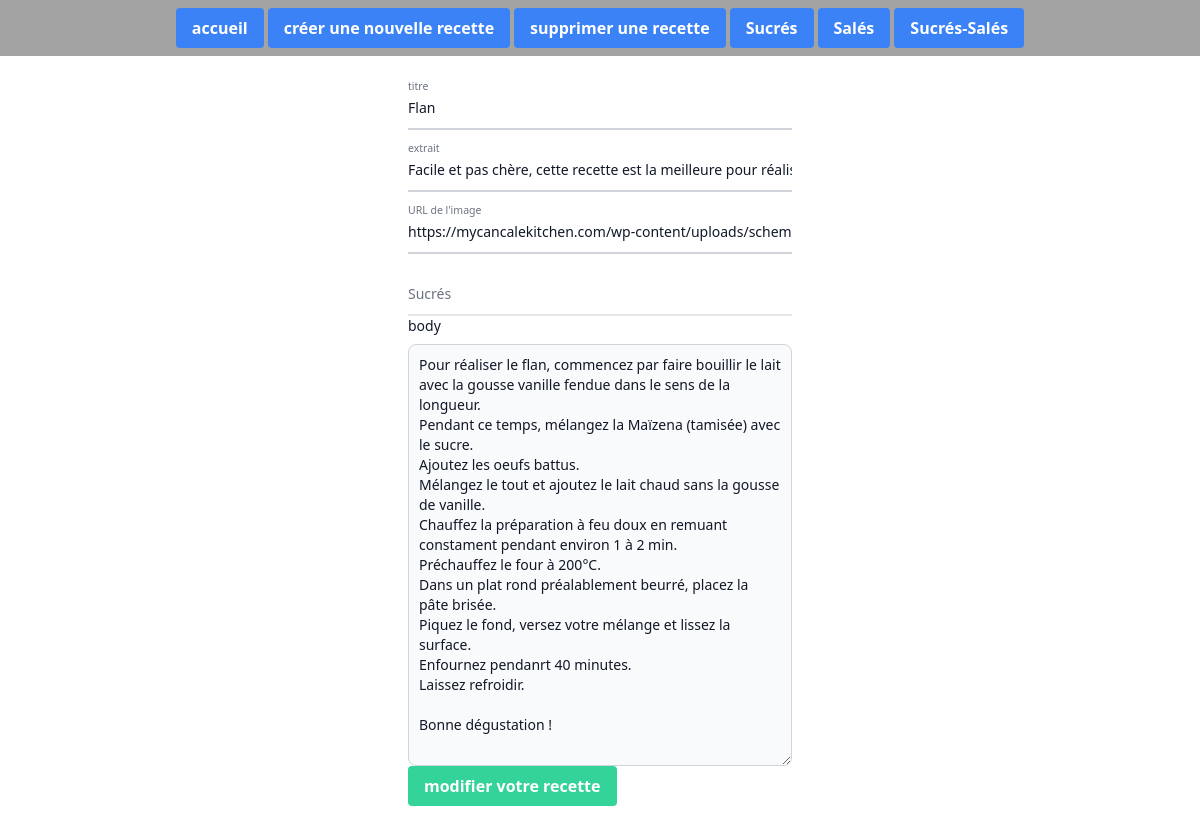
Page /update.php?id=1 on the committed database.
### tables this page shows
CREATE TABLE IF NOT EXISTS categories (
  id BIGINT UNSIGNED PRIMARY KEY AUTO_INCREMENT,
  name VARCHAR(50) NOT NULL,
  created_at TIMESTAMP DEFAULT CURRENT_TIMESTAMP,
  updated_at TIMESTAMP DEFAULT CURRENT_TIMESTAMP ON UPDATE CURRENT_TIMESTAMP
);

CREATE TABLE IF NOT EXISTS recipes (
  id BIGINT UNSIGNED PRIMARY KEY AUTO_INCREMENT,
  title VARCHAR(100) NOT NULL,
  body TEXT NOT NULL,
  excerpt VARCHAR(255) NOT NULL,
  created_at TIMESTAMP DEFAULT CURRENT_TIMESTAMP,
  updated_at TIMESTAMP DEFAULT CURRENT_TIMESTAMP ON UPDATE CURRENT_TIMESTAMP,
  category_id BIGINT UNSIGNED NOT NULL,
  img_url TEXT NOT NULL,
  FOREIGN KEY (category_id) REFERENCES categories (id) ON DELETE CASCADE
);

### functions.php (called while the page is built, shortened)
<?php
function getRecipeWithCategory(PDO $pdo, int $id) {
        $query = $pdo->prepare('SELECT recipes.id AS recipesId, title, excerpt, recipes.created_at AS recipesCreatedAt, body, img_url, category_id,
            categories.name FROM recipes
            LEFT JOIN categories ON category_id = categories.id
            WHERE recipes.id = :recipesId');
        $query->bindParam("recipesId", $id, PDO::PARAM_INT);
        $query->execute();
        $recipe = $query->fetch(PDO::FETCH_ASSOC);
        return $recipe;
}
function getAllCategories($pdo){
        $query = $pdo->query('SELECT name, id FROM categories', PDO :: FETCH_ASSOC);
        $categories = $query->fetchAll();
        return $categories;
    }

### update.php (the view, shortened to what this page needs)
<?php
require ('functions.php');
$pdo = getPDO("mysql:host=localhost;dbname=recipes", "root", "");
$recipe = getrecipeWithCategory($pdo, intval($_GET['id']));
$categories = getAllCategories($pdo);
?>
<!DOCTYPE html>
<html lang="en">
<head>
    <script src="https://cdn.tailwindcss.com"></script>
</head>
<header>
    <nav class ="flex justify-center gap-1 p-2 bg-neutral-400 color-white">
        <a href="index.php"><button class ="bg-blue-500 hover:bg-blue-700 text-white font-bold py-2 px-4 rounded">accueil</button></a>
        <a href="create.php"><button class ="bg-blue-500 hover:bg-blue-700 text-white font-bold py-2 px-4 rounded">créer une nouvelle recette</button></a>
        <a href="delete.php"><button class ="bg-blue-500 hover:bg-blue-700 text-white font-bold py-2 px-4 rounded">supprimer une recette</button></a>
        <?php foreach ($categories as $category): ?>
            <a href="category.php?id=<?= $category['id'] ?>">
                <button class ="bg-blue-500 hover:bg-blue-700 text-white font-bold py-2 px-4 rounded">
                    <?= $category['name'] ?>
                </button>
            </a>
        <?php endforeach ?>
    </nav>
</header>
<body>
<form action="" method="post" class="p-8 max-w-md mx-auto">
    <div class = "relative z-0 w-full mb-5 group">
    <label for="title" class="peer-focus:font-medium absolute text-sm text-gray-500  duration-300 transform -translate-y-6 scale-75 top-3 -z-10 origin-[0] peer-focus:start-0 rtl:peer-focus:translate-x-1/4 rtl:peer-focus:left-auto peer-focus:text-blue-600 peer-placeholder-shown:scale-100 peer-placeholder-shown:translate-y-0 peer-focus:scale-75 peer-focus:-translate-y-6">titre</label>
    <input type="text" name ="title" value = "<?= $recipe['title']?>" maxlength="100" class="block py-2.5 px-0 w-full text-sm text-gray-900 bg-transparent border-0 border-b-2 border-gray-300 appearance-none focus:outline-none focus:ring-0 focus:border-blue-600 peer">
    </div>
    <div class = "relative z-0 w-full mb-5 group">
    <label for="excerpt" class="peer-focus:font-medium absolute text-sm text-gray-500 duration-300 transform -translate-y-6 scale-75 top-3 -z-10 origin-[0] peer-focus:start-0 rtl:peer-focus:translate-x-1/4 rtl:peer-focus:left-auto peer-focus:text-blue-600  peer-placeholder-shown:scale-100 peer-placeholder-shown:translate-y-0 peer-focus:scale-75 peer-focus:-translate-y-6">extrait</label>
    <input type="text" name ="excerpt"value ="<?= $recipe['excerpt']?>" maxlength="250" class= "block py-2.5 px-0 w-full text-sm text-gray-900 bg-transparent border-0 border-b-2 border-gray-300 appearance-none focus:outline-none focus:ring-0 focus:border-blue-600 peer">
    </div>
    <div class = "relative z-0 w-full mb-5 group">
    <label for="img_url" class="peer-focus:font-medium absolute text-sm text-gray-500 duration-300 transform -translate-y-6 scale-75 top-3 -z-10 origin-[0] peer-focus:start-0 rtl:peer-focus:translate-x-1/4 rtl:peer-focus:left-auto peer-focus:text-blue-600 peer-placeholder-shown:scale-100 peer-placeholder-shown:translate-y-0 peer-focus:scale-75 peer-focus:-translate-y-6">URL de l'image</label>
    <input type="text" name ="img_url"value ="<?= $recipe['img_url']?>" class= "block py-2.5 px-0 w-full text-sm text-gray-900 bg-transparent border-0 border-b-2 border-gray-300 appearance-none  focus:outline-none focus:ring-0 focus:border-blue-600 peer">
    </div>
    <select name="category_id" id="" class ="block py-2.5 px-0 w-full text-sm text-gray-500 bg-transparent border-0 border-b-2 border-gray-200 appearance-none focus:outline-none focus:ring-0 focus:border-gray-200 peer">
        <option value="<?=$recipe['category_id']?>"><?=$recipe['name']?></option>
    </select>
    <label for="body" class = "block mb-2 text-sm font-medium text-gray-900 ">body</label>
    <textarea value="<?=$recipe['body']?>" name="body" id="" cols="60" rows="20" class="block p-2.5 w-full text-sm text-gray-900 bg-gray-50 rounded-lg border border-gray-300 focus:ring-blue-500 focus:border-blue-500"><?=$recipe['body']?></textarea>
     <input type="submit" value="modifier votre recette" class = "bg-emerald-400 hover:bg-emerald-700 text-white font-bold py-2 px-4 rounded">
    </form>
</body>
</html>

### rows in the picture
categories: name "Sucrés"
categories: name "Salés"
categories: name "Sucrés-Salés"
recipes: title "Flan", category_id "Sucrés", body "Pour réaliser le flan, commencez par faire bouillir le lait avec la gousse vanille fendue dans le sens de la longueur. Pendant ce temps, mélangez la Maïzena (tamisée) avec le sucre. Ajoutez les oeufs battus. Mélangez le tout et ajoutez le lait chaud sans la gousse de vanille. Chauffez la préparation à feu doux en remuant constament pendant environ 1 à 2 min. Préchauffez le four à 200°C. Dans un plat rond préalablement beurré, placez la pâte brisée. Piquez le fond, versez votre mélange et lissez la surface. Enfournez pendanrt 40 minutes. Laissez refroidir. Bonne dégustation !"
